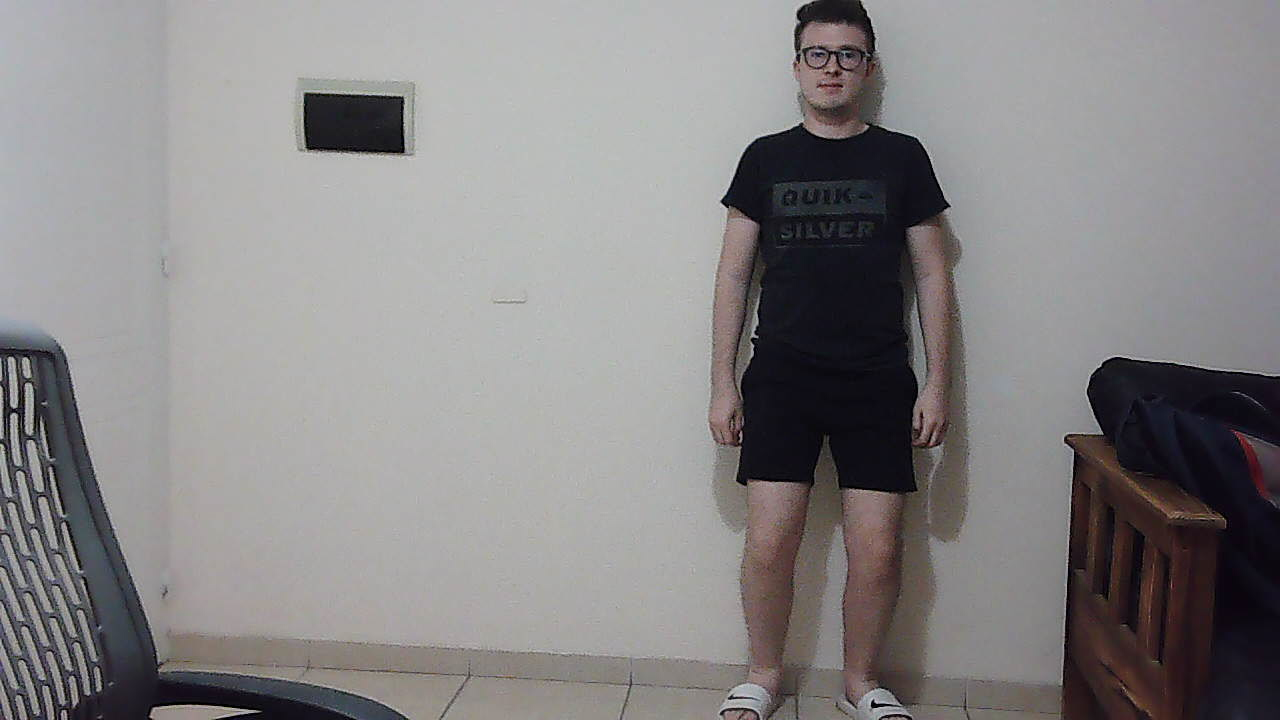
#> input picture 1.jpg, 1280 x 720 px, given in place of the camera
$ python main.py
#> lines starting #> are read from the running program, lines starting #| are printed output that depends on the picture; after the words box and inside, x2 and y2 are one past the last pixel; in counts of white or black regions, pixels touching at a corner belong together
import numpy as np
import cv2

# Parameters
blur = 21
canny_low = 15
canny_high = 150
min_area = 0.0005
max_area = 0.95
mask_dilate_iter = 10
mask_erode_iter = 10
mask_color = (0.0,0.0,0.0)

# initialize video from the webcam
video = cv2.VideoCapture(0)

while True:
    ret, frame = video.read()
#> frame is the input picture: shape (720, 1280, 3); mean B, G, R 133.9, 133.2, 135.7

    if ret == True:
        # Convert image to grayscale
        image_gray = cv2.cvtColor(frame, cv2.COLOR_BGR2GRAY)
        # Apply Canny Edge Dection
        edges = cv2.Canny(image_gray, canny_low, canny_high)
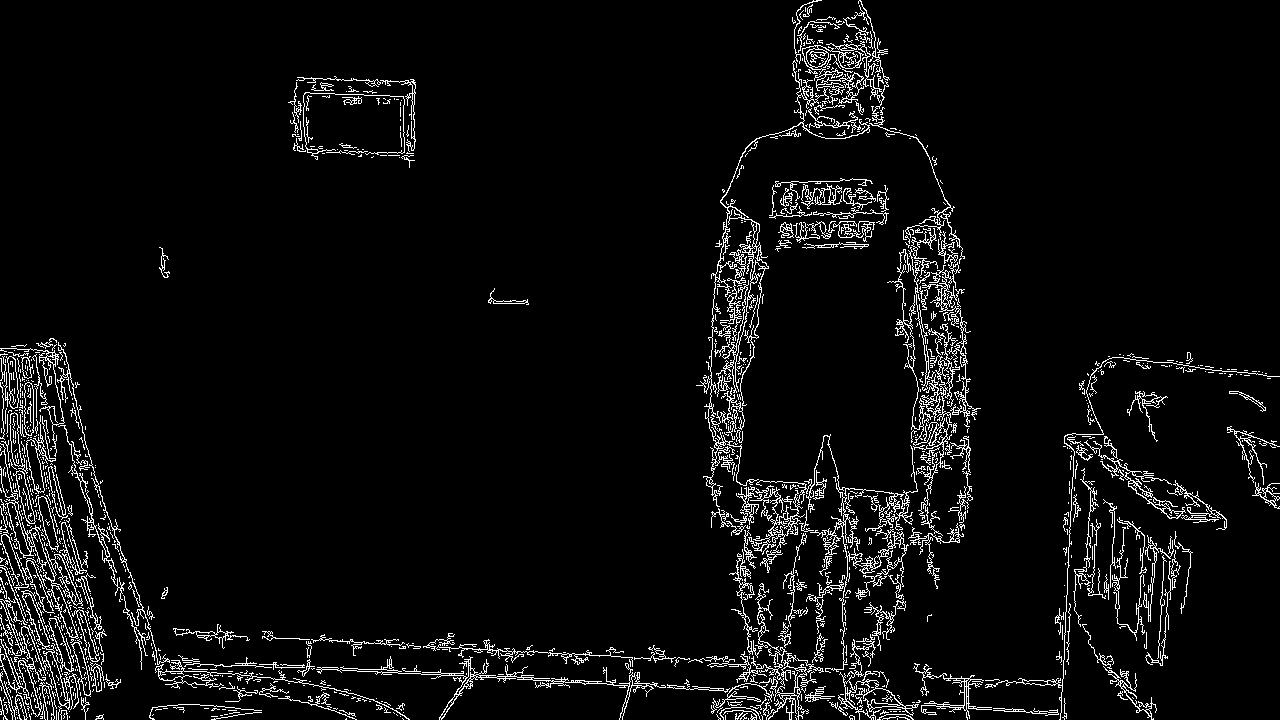
#> edges: shape (720, 1280); 5.2% white in thin lines or dots

        edges = cv2.dilate(edges, None)
#> edges: shape (720, 1280); 14.8% white; 15 white regions, largest, box (x1, y1, x2, y2) and area: (0, 0, 1280, 720) 113942, (1072, 467, 1194, 720) 7819, (768, 177, 890, 253) 5559
        edges = cv2.erode(edges, None)
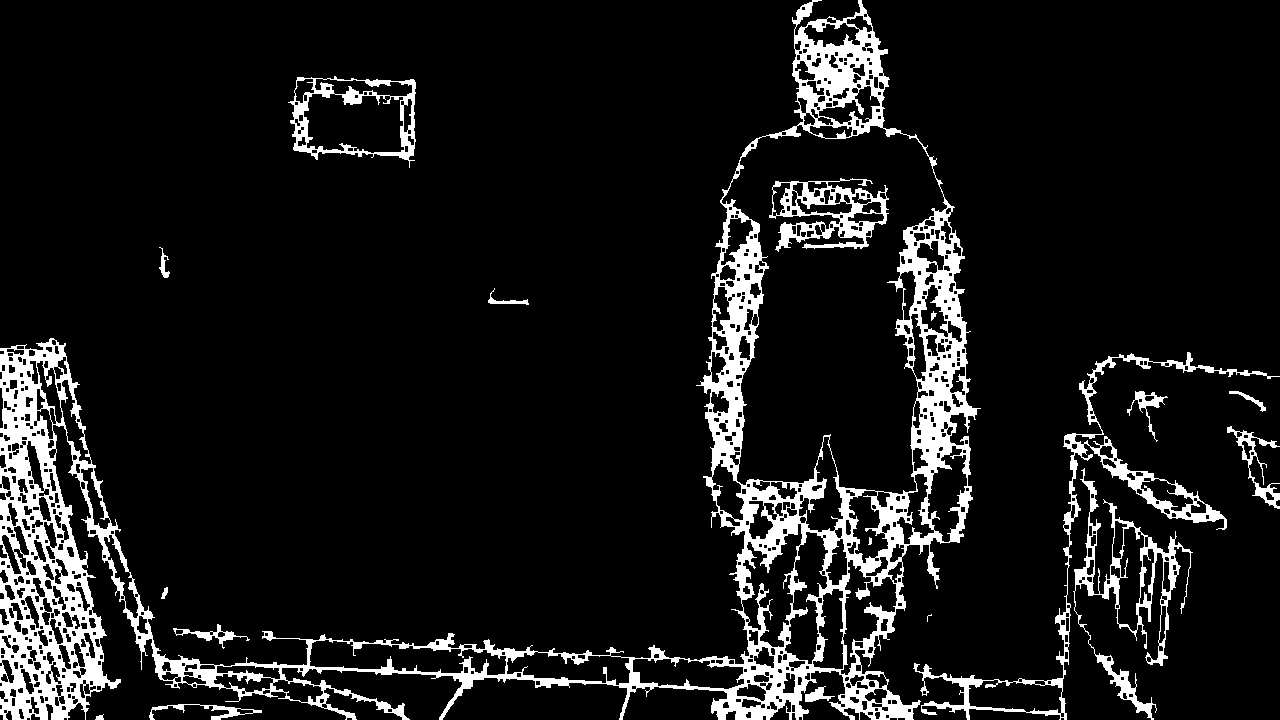
#> edges: shape (720, 1280); 9.7% white; 18 white regions (1 under 20 px), largest, box (x1, y1, x2, y2) and area: (0, 0, 981, 720) 70106, (913, 352, 1280, 720) 6097, (1073, 468, 1193, 720) 4362

        # get the contours and their areas
        contour_info = [(c, cv2.contourArea(c),) for c in cv2.findContours(edges, cv2.RETR_LIST, cv2.CHAIN_APPROX_NONE)[0]]
#> contour_info = 828 items

        # Get the area of the image as a comparison
        image_area = frame.shape[0] * frame.shape[1]

        # calculate max and min areas in terms of pixels
        max_area = max_area * image_area
        min_area = min_area * image_area

        # Set up mask with a matrix of 0's
        mask = np.zeros(edges.shape, dtype = np.uint8)

        # Go through and find relevant contours and apply to mask
        for contour in contour_info:
            # Instead of worrying about all the smaller contours, if the area is smaller than the min, the loop will break
            if contour[1] > min_area and contour[1] < max_area:
                # Add contour to mask
                mask = cv2.fillConvexPoly(mask, contour[0], (255))
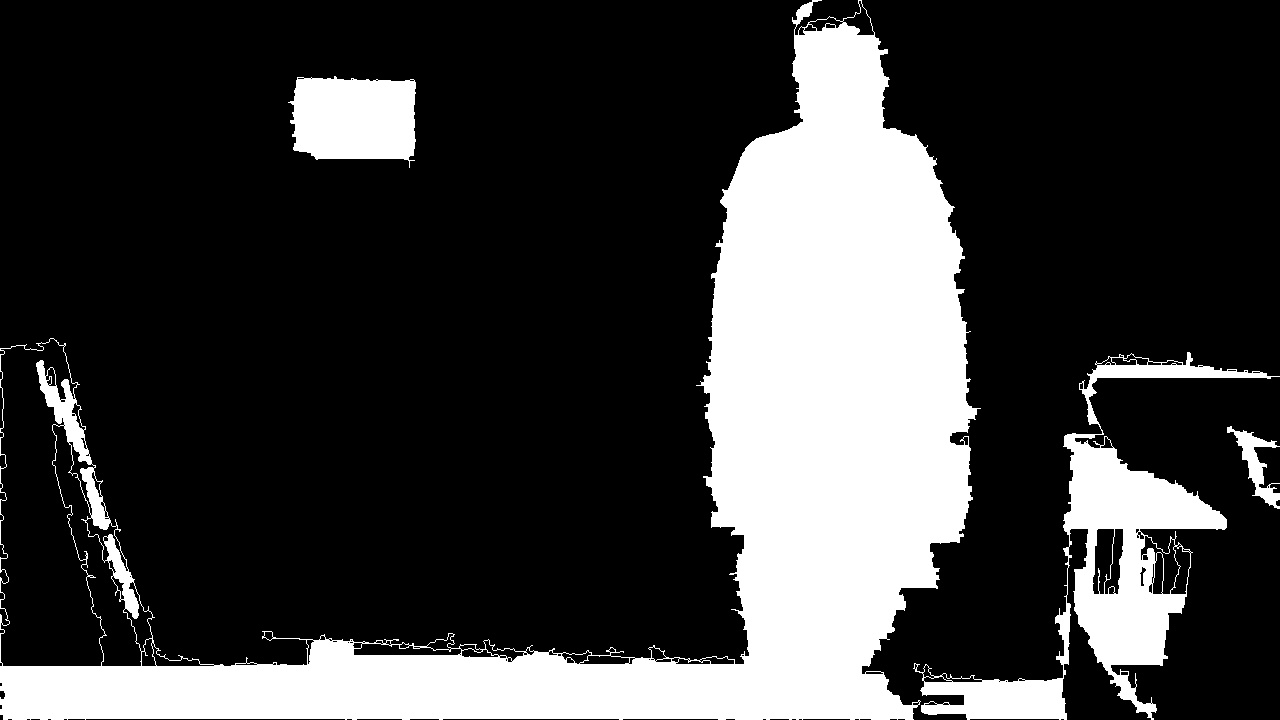
#> mask: shape (720, 1280); 24.3% white; 4 white regions, box (x1, y1, x2, y2) and area: (0, 0, 981, 720) 185592, (913, 352, 1280, 720) 27149, (288, 76, 416, 168) 9509, (1227, 426, 1280, 509) 1326

        # use dilate, erode, and blur to smooth out the mask
        mask = cv2.dilate(mask, None, iterations=mask_dilate_iter)
#> mask: shape (720, 1280); 34.6% white; 3 white regions, box (x1, y1, x2, y2) and area: (0, 0, 1280, 720) 299893, (278, 66, 426, 178) 14626, (1217, 416, 1280, 519) 4457
        mask = cv2.erode(mask, None, iterations=mask_erode_iter)
#> mask: shape (720, 1280); 27.1% white; 3 white regions, box (x1, y1, x2, y2) and area: (0, 0, 1280, 720) 238572, (288, 76, 416, 168) 9746, (1227, 426, 1280, 509) 1817
        mask = cv2.GaussianBlur(mask, (blur, blur), 0)

        # Ensures data types match up
        mask_stack = np.dstack([mask] * 3)
        mask_stack = mask_stack.astype('float32') / 255.0
        frame = frame.astype('float32') / 255.0

        # Blend the image and the mask
        masked = (mask_stack * frame) + ((1-mask_stack) * mask_color)
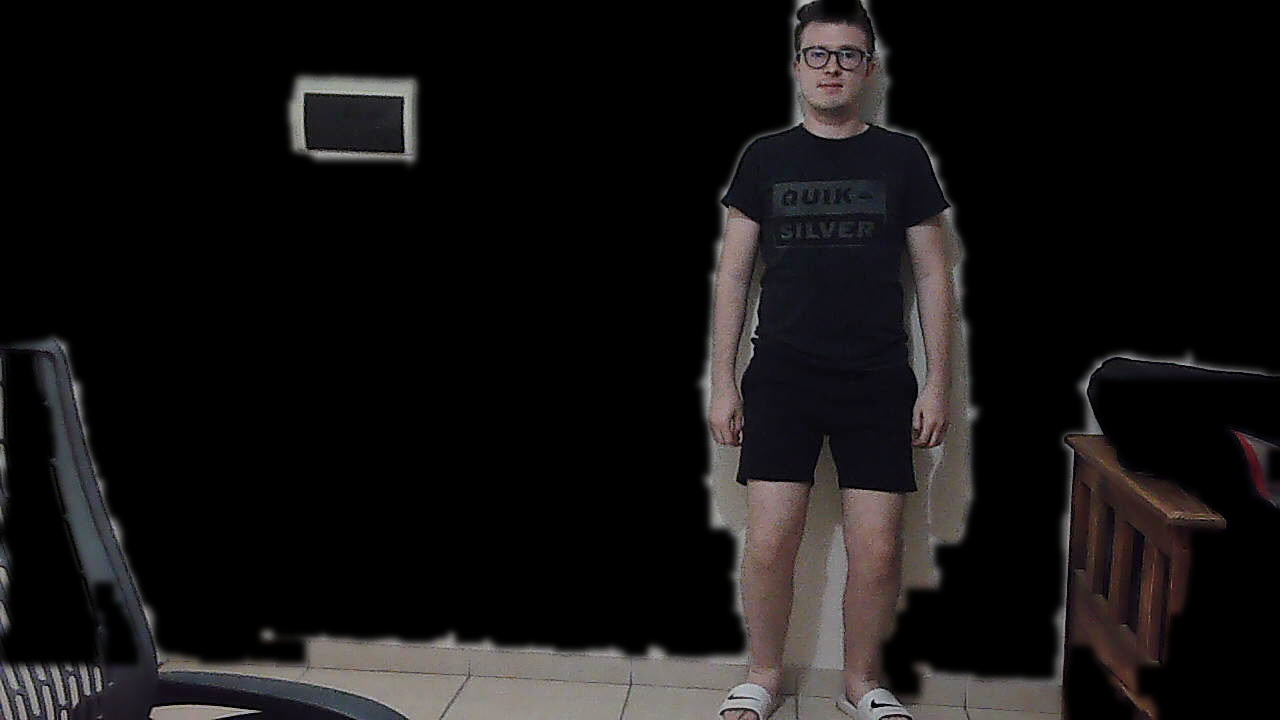
#> masked: shape (720, 1280, 3) float64; mean of channels 0, 1, 2 0.0776, 0.0768, 0.0842; drawn as B, G, R
        masked = (masked * 255).astype('uint8')
        cv2.imshow("Foreground", masked)

        # Use the q button to quit the operation
        if cv2.waitKey(60) & 0xff == ord('q'):
#> (key q is pressed here)
            break
    else:
        break
cv2.destroyAllWindows()
video.release()

$ run again, on 2.jpg
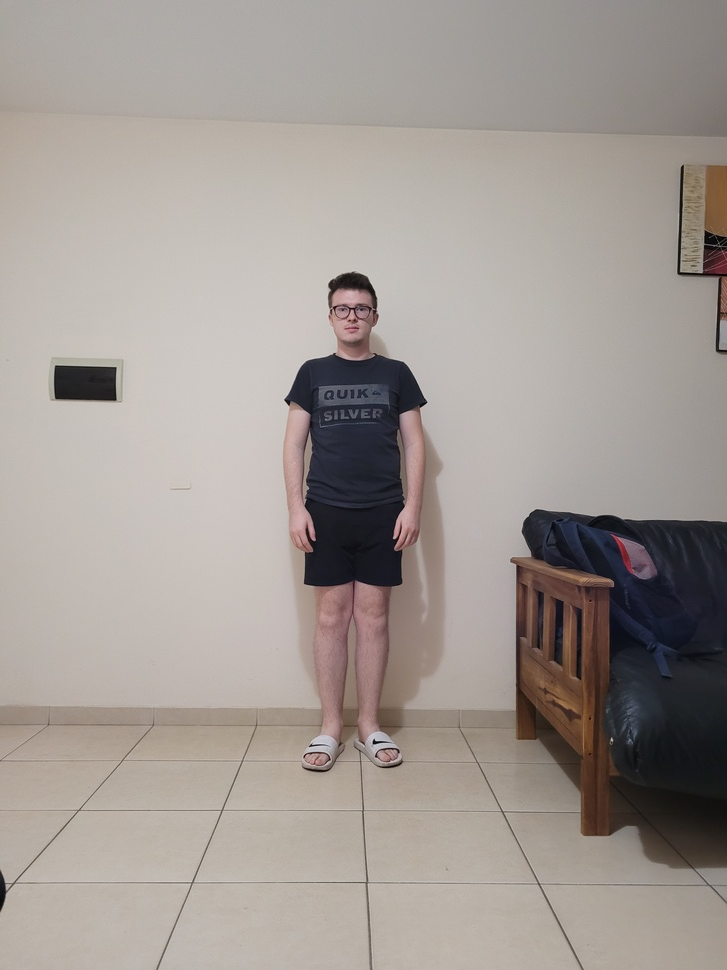
#> input picture 2.jpg, 727 x 970 px, shrunk from 3024 x 4032 before the run, given in place of the camera
#> frame is the input picture: shape (970, 727, 3); mean B, G, R 147.9, 153.4, 161.2
#> `edges = cv2.erode(edges, None)`:
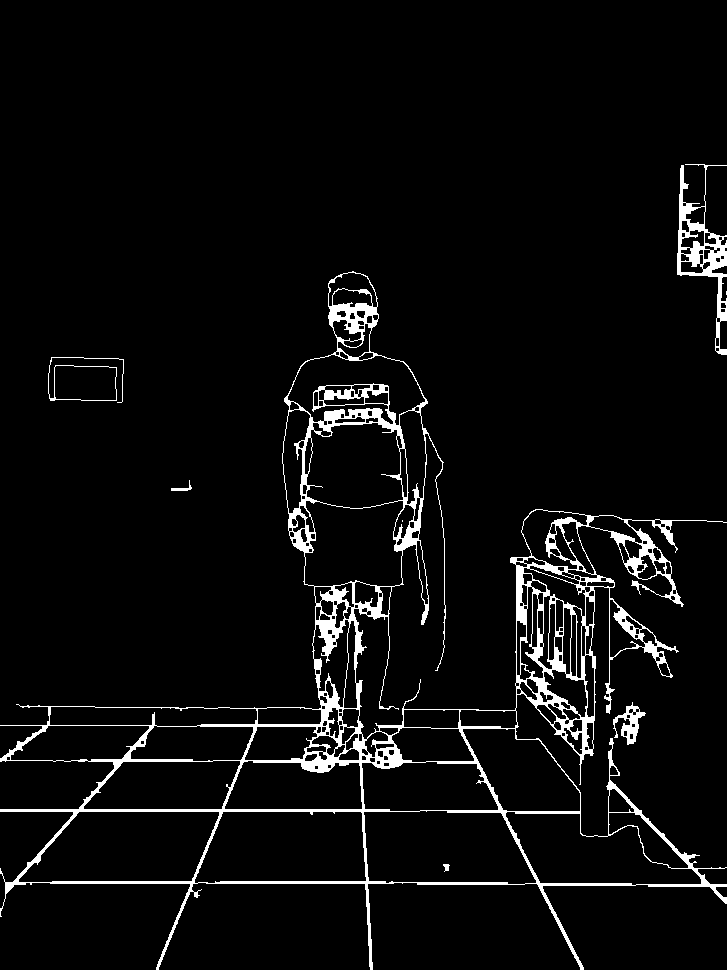
#> edges: shape (970, 727); 4.8% white; 8 white regions (2 under 20 px), largest, box (x1, y1, x2, y2) and area: (0, 271, 727, 970) 30332, (677, 164, 727, 355) 2352, (613, 702, 646, 745) 525, (48, 357, 124, 403) 368, (171, 480, 192, 491) 70, (443, 864, 450, 872) 35
#> contour_info = 277 items
#> `masked = (mask_stack * frame) + ((1-mask_stack) * mask_color)`:
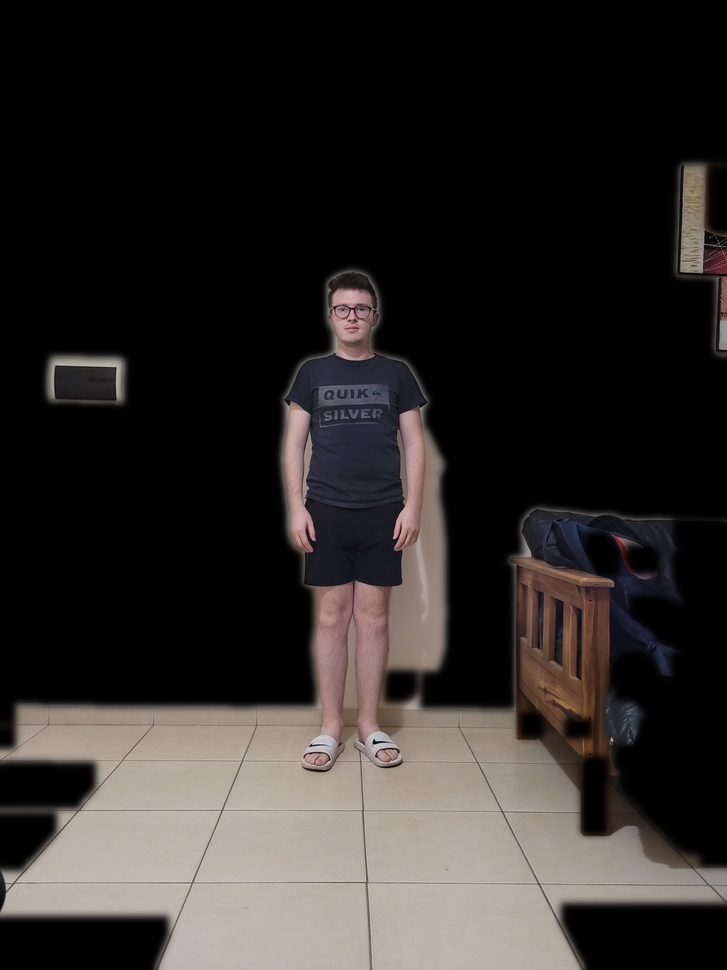
#> masked: shape (970, 727, 3) float64; mean of channels 0, 1, 2 0.157, 0.165, 0.18; drawn as B, G, R

$ run again, on 4.jpg
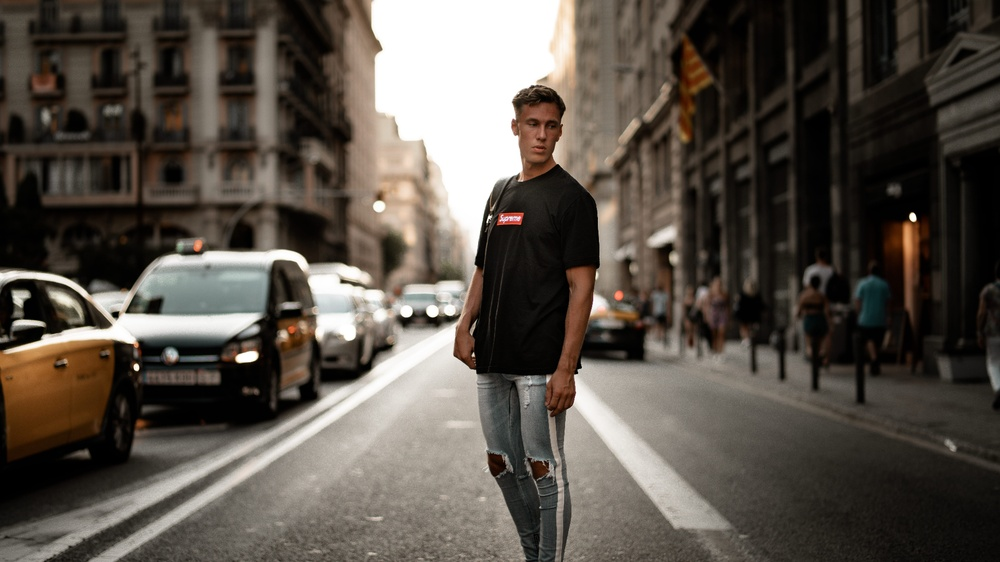
#> input picture 4.jpg, 1000 x 562 px, shrunk from 1920 x 1080 before the run, given in place of the camera
#> frame is the input picture: shape (562, 1000, 3); mean B, G, R 72.9, 80.9, 88.3
#> `edges = cv2.erode(edges, None)`:
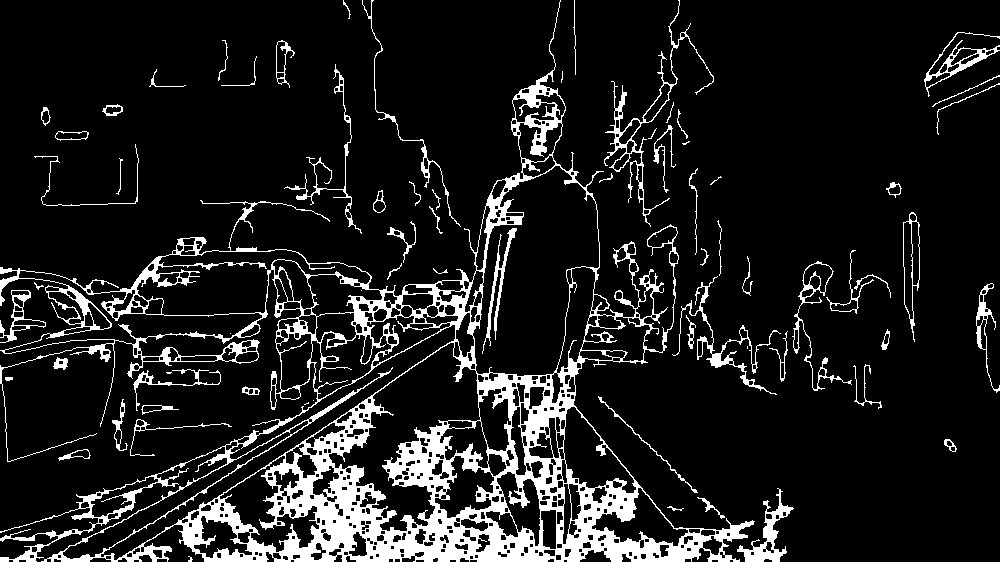
#> edges: shape (562, 1000); 11.7% white; 73 white regions (13 under 20 px), largest, box (x1, y1, x2, y2) and area: (0, 0, 755, 562) 52465, (604, 0, 714, 227) 1446, (737, 488, 794, 562) 1094
#> contour_info = 675 items
#> `masked = (mask_stack * frame) + ((1-mask_stack) * mask_color)`:
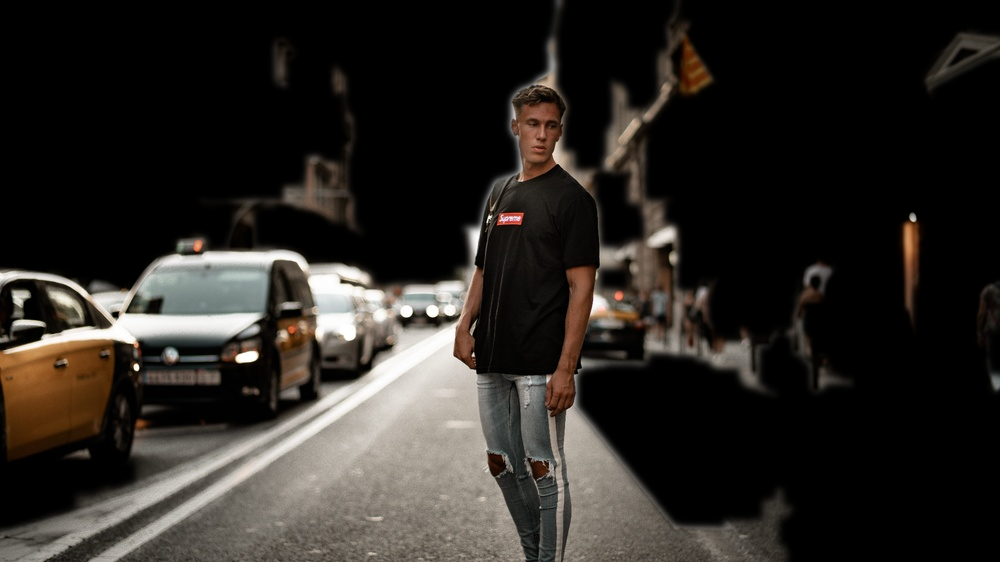
#> masked: shape (562, 1000, 3) float64; mean of channels 0, 1, 2 0.139, 0.154, 0.168; drawn as B, G, R
